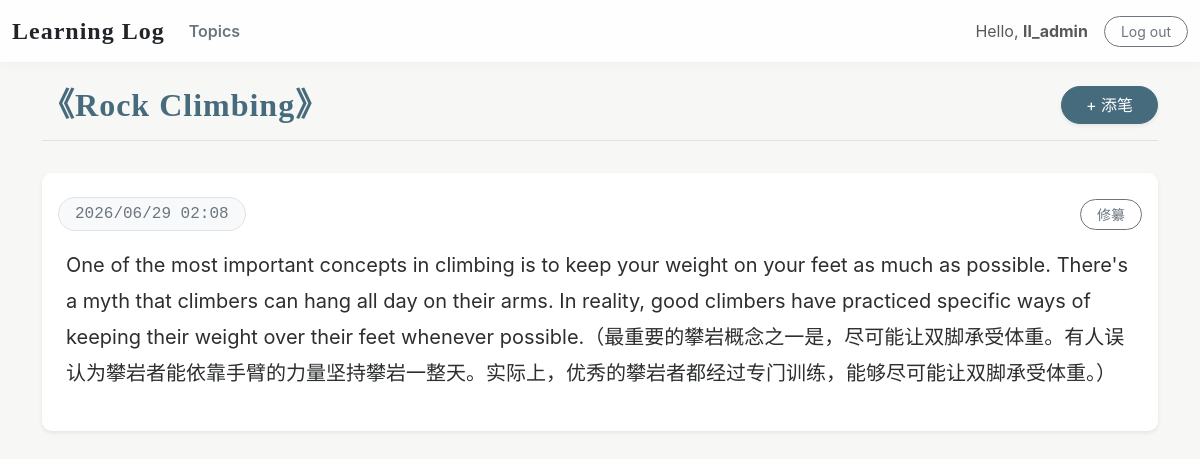
The page /topics/2/ (signed in) on the database its author committed.
### learning_logs/models.py (models this page shows, shortened)
class Topic(models.Model):
    text = models.CharField(max_length=200)
    owner = models.ForeignKey(User, on_delete=models.CASCADE)
    date_added = models.DateTimeField(auto_now_add=True)

class Entry(models.Model):
    topic = models.ForeignKey(Topic, on_delete=models.CASCADE)
    text = models.TextField()
    date_added = models.DateTimeField(auto_now_add=True)
    class Meta:
        verbose_name_plural = 'entries'

### learning_logs/views.py (the view)
# urls.py: path('topics/<int:topic_id>/', views.topic, name='topic'),
@login_required
def topic(request, topic_id):
    topic = Topic.objects.get(id=topic_id)
    if topic.owner != request.user:
        raise Http404
    entries = topic.entry_set.order_by('-date_added')
    context = {'topic': topic, 'entries': entries}
    return render(request, 'learning_logs/topic.html', context)

### learning_logs/templates/learning_logs/topic.html
{% extends 'learning_logs/base.html' %}
{% block page_header %}
    <div class="d-flex justify-content-between align-items-center mt-3 border-bottom pb-3">
        <h2 class="fw-bold serif-text mb-0" style="color: var(--primary-color);">《{{ topic.text }}》</h2>
        <a href="{% url 'learning_logs:new_entry' topic.id %}" class="btn btn-primary rounded-pill px-4 shadow-sm">
            + 添笔
        </a>
    </div>
{% endblock page_header %}
{% block content %}
    <div class="mt-4">
    {% for entry in entries %}
      <div class="card mb-4 bg-white border-0 shadow-sm">
        <div class="card-header bg-transparent border-bottom-0 pt-4 pb-0 d-flex justify-content-between align-items-center">
          <span class="badge rounded-pill bg-light text-secondary border px-3 py-2 fw-normal fs-6" style="font-family: monospace, sans-serif;">
              {{ entry.date_added|date:'Y/m/d H:i' }}
          </span>
          <a href="{% url 'learning_logs:edit_entry' entry.id %}" class="btn btn-sm btn-outline-secondary rounded-pill px-3">修纂</a>
        </div>
        <div class="card-body px-4 pb-4 pt-3 fs-5" style="line-height: 1.8; color: var(--text-main);">
          {{ entry.text|linebreaks }}
        </div>
      </div>
    {% empty %}
      <div class="text-center py-5 text-muted card bg-white border-0 shadow-sm">
          <p class="fs-5 mb-0">此处尚无笔墨，快来写下第一段心得吧。</p>
      </div>
    {% endfor %}
    </div>
{% endblock content %}

### learning_logs/templates/learning_logs/base.html (shortened to what this page needs)
<!doctype html>
<html lang="zh-CN">
  <head>
    {% load django_bootstrap5 %}
    {% bootstrap_css %}
  </head>
  <body>
    <nav class="navbar navbar-expand-md navbar-light bg-light mb-4 sticky-top">
      <div class="container-fluid">
        <a class="navbar-brand fw-bold fs-4 text-dark" href="{% url 'learning_logs:index' %}">
          Learning Log
        </a>
        <div class="collapse navbar-collapse" id="navbarCollapse">
          <ul class="navbar-nav me-auto mb-2 mb-md-0">
            <li class="nav-item">
              <a class="nav-link fs-6 fw-semibold text-secondary" href="{% url 'learning_logs:topics' %}">Topics</a>
            </li>
          </ul>
          <ul class="navbar-nav ms-auto mb-2 mb-md-0 align-items-center">
            {% if user.is_authenticated %}
              <li class="nav-item">
                <span class="navbar-text me-3 fs-6">Hello, <strong>{{ user.username }}</strong></span>
              </li>
              <li class="nav-item">
                <form action="{% url 'accounts:logout' %}" method="post" class="m-0">
                  <button name="submit" class="btn btn-outline-secondary btn-sm rounded-pill px-3">Log out</button>
                </form>
              </li>
            {% endif %}
          </ul>
        </div>
      </div>
    </nav>
    <main class="container">
      <div class="pb-2 mb-4">
        {% block page_header %}{% endblock page_header %}
      </div>
      {% block content %}{% endblock content %}
    </main>
  </body>
</html>

### learning_logs/templates/learning_logs/base.html (style rules this page uses)
:root { --primary-color: #466b7c; --bg-color: #f7f7f5; --text-main: #2c2e2f; --accent-color: #a73232; --card-bg: #ffffff; }
body { background-color: var(--bg-color); color: var(--text-main); font-family: -apple-system, BlinkMacSystemFont, "Segoe UI", Roboto, "Helvetica Neue", Arial, sans-serif; }
h1, h2, h3, h4, h5, h6, .navbar-brand, .serif-text { font-family: "Noto Serif SC", "STSong", "华文宋体", "SimSun", serif; letter-spacing: 1px; }
.navbar { background-color: rgba(255, 255, 255, 0.85) !important; backdrop-filter: blur(10px); box-shadow: 0 1px 15px rgba(0,0,0,0.04); border-bottom: none !important; }
.btn-primary { background-color: var(--primary-color); border-color: var(--primary-color); transition: all 0.3s ease; }
.card { border-radius: 10px; border: 1px solid rgba(0,0,0,0.04); box-shadow: 0 4px 15px rgba(0,0,0,0.02); transition: transform 0.3s ease, box-shadow 0.3s ease; }

### rows shown on the page
Topic: text "Rock Climbing"
Entry: date_added "2026/06/29 02:08", text "One of the most important concepts in climbing is to keep your weight on your feet as much as possible. There's a myth that climbers can hang all day on their arms. In reality, good climbers have practiced specific ways of keeping their weight over their feet whenever possible.（最重要的攀岩概念之⼀是，尽可能让双脚承受体重。有⼈误认为攀岩者能依靠⼿臂的⼒量坚持攀岩⼀整天。实际上，优秀的攀岩者都经过专门训练，能够尽可能让双脚承受体重。）"

### other values the page prints
{{ user.username }} "ll_admin"
